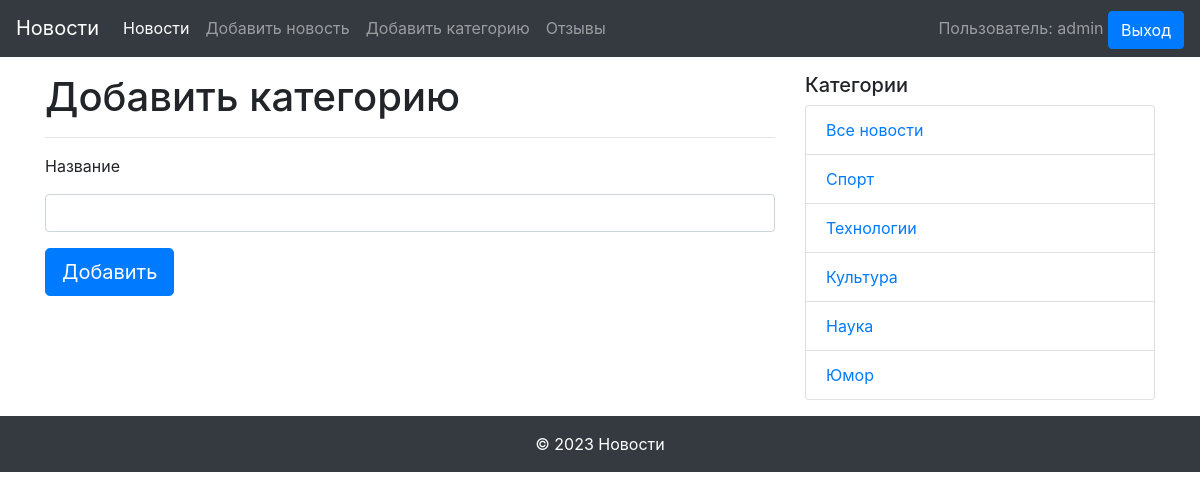
The app's page /add_category (signed in) with its own data.
### models.py (models this page shows, shortened)
class User(db.Model, UserMixin):
    id = db.Column(db.Integer(), primary_key=True)
    name = db.Column(db.String(100))
    username = db.Column(db.String(50), nullable=False, unique=True)
    email = db.Column(db.String(100), nullable=False, unique=True)
    password_hash = db.Column(db.String(100), nullable=False)
    created_on = db.Column(db.DateTime(), default=datetime.utcnow)
    news = db.relationship('News', back_populates='user')

class Category(db.Model):
    id = db.Column(db.Integer, primary_key=True)
    title = db.Column(db.String(255), nullable=False)
    news = db.relationship('News', back_populates='category')

### views.py (the view)
@app.route('/add_category', methods=['GET', 'POST'])
@login_required
def add_category():
    form = CategoryForm()
    categories = Category.query.all()
    if form.validate_on_submit():
        category = Category()
        category.title = form.title.data
        db.session.add(category)
        db.session.commit()
        return redirect(url_for('index'))
    return render_template('add_category.html',
                           form=form,
                           categories=categories)

### forms.py
class CategoryForm(FlaskForm):
    title = StringField('Название', validators=[DataRequired(message="Поле не должно быть пустым"),
                                                Length(max=255, message='Введите заголовок длиной до 255 символов')])
    submit = SubmitField('Добавить')

### models.py (called while the page is built)
@login_manager.user_loader
def load_user(user_id):
    return User.query.get(user_id)

### templates/add_category.html (shortened to what this page needs)
{% extends "base.html" %}
{% block content %}
  <h1>Добавить категорию</h1>
  <hr>
  <form method="POST" action="" novalidate>
      <div class="form-group">
        <label >
          {{ form.title.label }}
        </label>
        {{ form.title(class="form-control") }}
      </div>
    {{ form.submit(class="btn btn-primary btn-lg") }}
  </form>
{% endblock content %}

### templates/navigation.html (shortened to what this page needs)
<nav class="navbar navbar-expand-md navbar-dark bg-dark">
  <a class="navbar-brand" href="{{ url_for('index') }}">Новости</a>
  <div class="collapse navbar-collapse" id="navbarNav">
    <div class="mr-auto">
      <ul class="navbar-nav">
        <li class="nav-item active">
          <a class="nav-link" href="{{ url_for('index') }}">Новости</a>
        </li>
        <li class="nav-item">
          <a class="nav-link" href="{{ url_for('add_news') }}">Добавить новость</a>
        </li>
        <li class="nav-item">
          <a class="nav-link" href="{{ url_for('add_category') }}">Добавить категорию</a>
        </li>
        <li class="nav-item">
                <a class="nav-link" href="{{ url_for('feedback') }}">Отзывы</a>
            </li>
      </ul>
    </div>
    <div>
      {% if not current_user.is_authenticated %}
        <a class="btn btn-outline-primary" href="{{ url_for('login') }}">Вход</a>
        <a class="btn btn-primary" href="{{ url_for('registration') }}">Регистрация</a>
      {% else %}
        <span class="navbar-text">Пользователь: {{ current_user.name }}</span>
        <a class="btn btn-primary" href="{{ url_for('logout') }}">Выход</a>
      {% endif %}
    </div>
  </div>
</nav>

### templates/side_navigation.html
<div class="col-md-4">
    <h5>Категории</h5>
    <ul class="list-group">
        <li class="list-group-item"><a href="{{ url_for('index') }}">Все новости</a></li>
        {% for category in categories %}
        <li class="list-group-item"><a href="{{ url_for('news_in_category', id=category.id) }}">{{ category.title }}</a></li>
        {% endfor %}
    </ul>
</div>

### records on screen
User: name "admin"
Category: title "Спорт"
Category: title "Технологии"
Category: title "Культура"
Category: title "Наука"
Category: title "Юмор"
